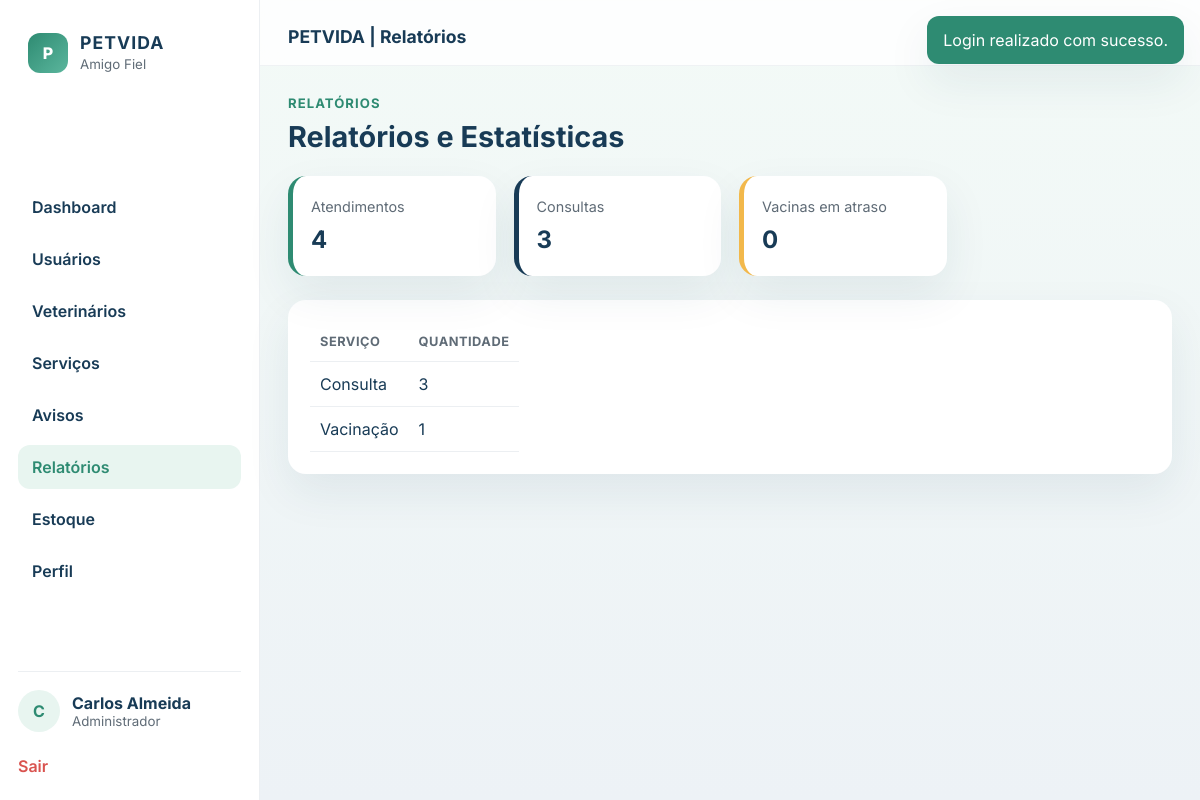
The page /index.php?page=reports (signed in) on the database its author committed.
### tables this page shows
CREATE TABLE users (
            id INTEGER PRIMARY KEY AUTOINCREMENT,
            name TEXT NOT NULL,
            email TEXT NOT NULL UNIQUE,
            password TEXT NOT NULL,
            phone TEXT,
            role TEXT NOT NULL,
            created_at TEXT DEFAULT CURRENT_TIMESTAMP
        );

### includes/functions.php (the view, shortened to what this page needs)
<?php
function currentUser()
{
    return $_SESSION['user'] ?? null;
}
function roleLabel(string $role): string
{
    $labels = [
        'tutor' => 'Tutor',
        'veterinario' => 'Veterinário',
        'admin' => 'Administrador',
    ];
    return $labels[$role] ?? ucfirst($role);
}
function getFlash(): ?array
{
    $flash = $_SESSION['flash'] ?? null;
    return $flash;
}
function getRoleMenu(string $role): array
{
    $menu = [
        'tutor' => [
            ['label' => 'Dashboard', 'page' => 'dashboard'],
            ['label' => 'Meus Animais', 'page' => 'animals'],
            ['label' => 'Agendamentos', 'page' => 'appointments'],
            ['label' => 'Carteira de Vacinação', 'page' => 'vaccination'],
            ['label' => 'Avisos', 'page' => 'notices'],
            ['label' => 'Perfil', 'page' => 'profile'],
        ],
        'veterinario' => [
            ['label' => 'Dashboard', 'page' => 'dashboard'],
            ['label' => 'Minha Agenda', 'page' => 'agenda'],
            ['label' => 'Prontuários', 'page' => 'records'],
            ['label' => 'Vacinas', 'page' => 'vaccines'],
            ['label' => 'Prescrições', 'page' => 'prescriptions'],
            ['label' => 'Perfil', 'page' => 'profile'],
        ],
        'admin' => [
            ['label' => 'Dashboard', 'page' => 'dashboard'],
            ['label' => 'Usuários', 'page' => 'users'],
            ['label' => 'Veterinários', 'page' => 'vets'],
            ['label' => 'Serviços', 'page' => 'services'],
            ['label' => 'Avisos', 'page' => 'notices'],
            ['label' => 'Relatórios', 'page' => 'reports'],
            ['label' => 'Estoque', 'page' => 'stock'],
            ['label' => 'Perfil', 'page' => 'profile'],
        ],
    ];
    return $menu[$role] ?? [];
}
function renderLayout(string $title, string $html, ?string $role = null, bool $showSidebar = true): void
{
    $user = currentUser();
    $menu = $role ? getRoleMenu($role) : [];
    $flash = getFlash();
    echo '<!DOCTYPE html>';
    echo '<html lang="pt-BR">';
    echo '<head>';
    echo '  <link rel="stylesheet" href="' . APP_URL . '/assets/css/styles.css">';
    echo '</head>';
    echo '<body>';
    if ($flash) {
        echo '<div class="flash ' . htmlspecialchars($flash['type']) . '">' . htmlspecialchars($flash['message']) . '</div>';
    }
    echo '<div class="app-shell">';
    if ($showSidebar && $role) {
        echo '<aside class="sidebar">';
        echo '  <div class="brand-box">';
        echo '    <div class="brand-mark">P</div>';
        echo '    <div><strong>PETVIDA</strong><small>Amigo Fiel</small></div>';
        echo '  </div>';
        echo '  <nav class="sidebar-nav">';
        foreach ($menu as $item) {
            $activeClass = ($_GET['page'] ?? 'dashboard') === $item['page'] ? 'active' : '';
            echo '    <a class="nav-item ' . $activeClass . '" href="' . APP_URL . '/index.php?page=' . urlencode($item['page']) . '">' . htmlspecialchars($item['label']) . '</a>';
        }
        echo '  </nav>';
        echo '  <div class="sidebar-footer">';
        echo '    <a href="' . APP_URL . '/index.php?page=profile" class="user-mini">';
        echo '      <div class="avatar-circle">' . strtoupper(substr($user['name'] ?? 'U', 0, 1)) . '</div>';
        echo '      <div>';
        echo '        <strong>' . htmlspecialchars($user['name'] ?? 'Usuário') . '</strong>';
        echo '        <small>' . htmlspecialchars(roleLabel($user['role'] ?? '')) . '</small>';
        echo '      </div>';
        echo '    </a>';
        echo '    <a href="' . APP_URL . '/index.php?page=logout" class="sidebar-logout">Sair</a>';
        echo '  </div>';
        echo '</aside>';
    }
    echo '<div class="main-panel">';
    if ($showSidebar && $role) {
        echo '<header class="topbar"><button class="mobile-menu" type="button">☰</button><div class="topbar-title">' . htmlspecialchars($title) . '</div><div class="topbar-actions"><span class="badge-soft">' . htmlspecialchars(roleLabel($user['role'] ?? '')) . '</span><span class="icon-dot"></span></div></header>';
    } else {
        echo '<header class="topbar public-topbar"><div class="brand-inline"><div class="brand-mark">P</div><div><strong>PETVIDA</strong><small>Clínica Veterinária Amigo Fiel</small></div></div></header>';
    }
    echo '<main class="page-content">';
    echo $html;
    echo '</main>';
    echo '</div>';
    echo '</div>';
    echo '</body>';
    echo '</html>';
}

### assets/css/styles.css (style rules this page uses)
:root { --green-primary: #2E8B72; --green-soft: #E8F5F0; --blue-dark: #183B56; --white: #FFFFFF; --gray-soft: #F5F7F9; --gray-text: #5F6B76; --red-alert: #D9534F; --yellow-warn: #F2B84B; --shadow: 0 18px 45px rgba(24, 59, 86, 0.08); --radius: 18px; }
* { box-sizing: border-box; }
html, body { margin: 0; padding: 0; font-family: 'Inter', sans-serif; background: linear-gradient(180deg, #f3faf7 0%, #edf2f6 100%); color: var(--blue-dark); }
body { min-height: 100vh; }
a { color: inherit; text-decoration: none; }
.app-shell { display: flex; min-height: 100vh; }
.sidebar { width: 260px; background: var(--white); border-right: 1px solid rgba(24, 59, 86, 0.08); display: flex; flex-direction: column; justify-content: space-between; padding: 24px 18px; }
.brand-box { display: flex; align-items: center; gap: 12px; padding: 8px 10px 18px; }
.brand-mark { width: 40px; height: 40px; border-radius: 12px; background: linear-gradient(135deg, var(--green-primary), #5bb69d); color: var(--white); display: flex; align-items: center; justify-content: center; font-weight: 800; }
.brand-box strong, .brand-inline strong { display: block; font-size: 1.1rem; letter-spacing: 0.06em; }
.brand-box small, .brand-inline small { color: var(--gray-text); }
.sidebar-nav { display: flex; flex-direction: column; gap: 8px; margin-top: 16px; }
.nav-item { display: flex; align-items: center; border-radius: 12px; padding: 12px 14px; color: var(--blue-dark); font-weight: 600; transition: 0.25s ease; }
.nav-item:hover, .nav-item.active { background: var(--green-soft); color: var(--green-primary); }
.sidebar-footer { display: flex; flex-direction: column; gap: 12px; padding-top: 18px; border-top: 1px solid rgba(24, 59, 86, 0.08); }
.user-mini { display: flex; align-items: center; gap: 12px; }
.user-mini strong, .user-mini small { display: block; }
.user-mini small { color: var(--gray-text); }
.avatar-circle { width: 42px; height: 42px; border-radius: 50%; background: var(--green-soft); color: var(--green-primary); font-weight: 700; display: flex; align-items: center; justify-content: center; }
.sidebar-logout { margin-top: 12px; color: var(--red-alert); font-weight: 600; }
.main-panel { flex: 1; display: flex; flex-direction: column; }
.topbar { display: flex; align-items: center; justify-content: space-between; padding: 22px 28px 14px; background: rgba(255, 255, 255, 0.8); backdrop-filter: blur(10px); border-bottom: 1px solid rgba(24, 59, 86, 0.06); }
.topbar-title { font-size: 1.1rem; font-weight: 700; }
.topbar-actions { display: flex; align-items: center; gap: 12px; }
.badge-soft { background: var(--green-soft); color: var(--green-primary); border-radius: 999px; padding: 7px 12px; font-size: 0.8rem; font-weight: 600; }
.page-content { padding: 26px 28px 40px; }
.flash { position: fixed; top: 16px; right: 16px; z-index: 200; max-width: 320px; padding: 14px 16px; border-radius: 12px; color: var(--white); box-shadow: var(--shadow); }
.flash.success { background: var(--green-primary); }

### rows shown on the page
users: name "C", name "Carlos Almeida", role "Administrador"

### other values the page prints
$flash['message'] "Login realizado com sucesso."
$item['label'] "Dashboard"
$item['label'] "Usuários"
$item['label'] "Veterinários"
$item['label'] "Serviços"
$item['label'] "Avisos"
$item['label'] "Relatórios"
$item['label'] "Estoque"
$item['label'] "Perfil"
$title "PETVIDA | Relatórios"
$db->query('SELECT COUNT(*) FROM agendamentos')->fetchColumn() "4"
$row['nome'] "Consulta"
$row['total'] "3"
$row['nome'] "Vacinação"
$row['total'] "1"
